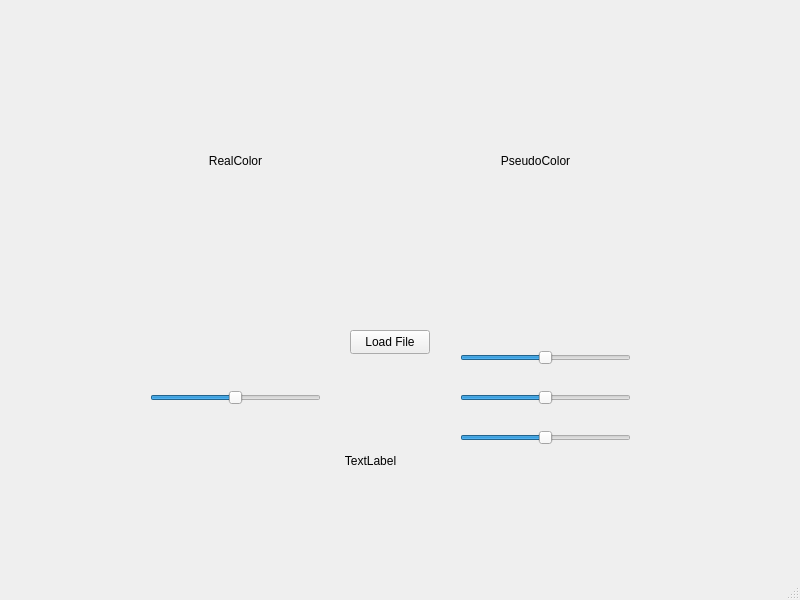
<?xml version="1.0" encoding="UTF-8"?>
<ui version="4.0">
 <class>ProgramaSI</class>
 <widget class="QMainWindow" name="ProgramaSI">
  <property name="geometry">
   <rect>
    <x>0</x>
    <y>0</y>
    <width>800</width>
    <height>600</height>
   </rect>
  </property>
  <property name="windowTitle">
   <string>ProgramaSI</string>
  </property>
  <widget class="QWidget" name="centralwidget">
   <widget class="QLabel" name="RealColor_Screen">
    <property name="geometry">
     <rect>
      <x>130</x>
      <y>120</y>
      <width>211</width>
      <height>81</height>
     </rect>
    </property>
    <property name="text">
     <string>RealColor</string>
    </property>
    <property name="alignment">
     <set>Qt::AlignCenter</set>
    </property>
   </widget>
   <widget class="QLabel" name="PseudoColor_Screen">
    <property name="geometry">
     <rect>
      <x>430</x>
      <y>120</y>
      <width>211</width>
      <height>81</height>
     </rect>
    </property>
    <property name="text">
     <string>PseudoColor</string>
    </property>
    <property name="alignment">
     <set>Qt::AlignCenter</set>
    </property>
   </widget>
   <widget class="QPushButton" name="BFile">
    <property name="geometry">
     <rect>
      <x>350</x>
      <y>330</y>
      <width>80</width>
      <height>24</height>
     </rect>
    </property>
    <property name="text">
     <string>Load File</string>
    </property>
   </widget>
   <widget class="QSlider" name="BrightnessSlider">
    <property name="geometry">
     <rect>
      <x>150</x>
      <y>390</y>
      <width>171</width>
      <height>16</height>
     </rect>
    </property>
    <property name="font">
     <font>
      <bold>false</bold>
     </font>
    </property>
    <property name="autoFillBackground">
     <bool>false</bool>
    </property>
    <property name="maximum">
     <number>255</number>
    </property>
    <property name="value">
     <number>127</number>
    </property>
    <property name="sliderPosition">
     <number>127</number>
    </property>
    <property name="orientation">
     <enum>Qt::Horizontal</enum>
    </property>
   </widget>
   <widget class="QLabel" name="RGBvalues">
    <property name="geometry">
     <rect>
      <x>290</x>
      <y>420</y>
      <width>161</width>
      <height>81</height>
     </rect>
    </property>
    <property name="text">
     <string>TextLabel</string>
    </property>
    <property name="alignment">
     <set>Qt::AlignCenter</set>
    </property>
   </widget>
   <widget class="QSlider" name="PseudoG_Slider">
    <property name="geometry">
     <rect>
      <x>460</x>
      <y>390</y>
      <width>171</width>
      <height>16</height>
     </rect>
    </property>
    <property name="minimum">
     <number>500</number>
    </property>
    <property name="maximum">
     <number>600</number>
    </property>
    <property name="value">
     <number>550</number>
    </property>
    <property name="orientation">
     <enum>Qt::Horizontal</enum>
    </property>
   </widget>
   <widget class="QSlider" name="PseudoR_Slider">
    <property name="geometry">
     <rect>
      <x>460</x>
      <y>350</y>
      <width>171</width>
      <height>16</height>
     </rect>
    </property>
    <property name="minimum">
     <number>600</number>
    </property>
    <property name="maximum">
     <number>700</number>
    </property>
    <property name="value">
     <number>650</number>
    </property>
    <property name="orientation">
     <enum>Qt::Horizontal</enum>
    </property>
   </widget>
   <widget class="QSlider" name="PseudoB_Slider">
    <property name="geometry">
     <rect>
      <x>460</x>
      <y>430</y>
      <width>171</width>
      <height>16</height>
     </rect>
    </property>
    <property name="minimum">
     <number>400</number>
    </property>
    <property name="maximum">
     <number>500</number>
    </property>
    <property name="value">
     <number>450</number>
    </property>
    <property name="orientation">
     <enum>Qt::Horizontal</enum>
    </property>
   </widget>
  </widget>
  <widget class="QMenuBar" name="menubar">
   <property name="geometry">
    <rect>
     <x>0</x>
     <y>0</y>
     <width>800</width>
     <height>21</height>
    </rect>
   </property>
  </widget>
  <widget class="QStatusBar" name="statusbar"/>
 </widget>
 <resources/>
 <connections/>
</ui>
